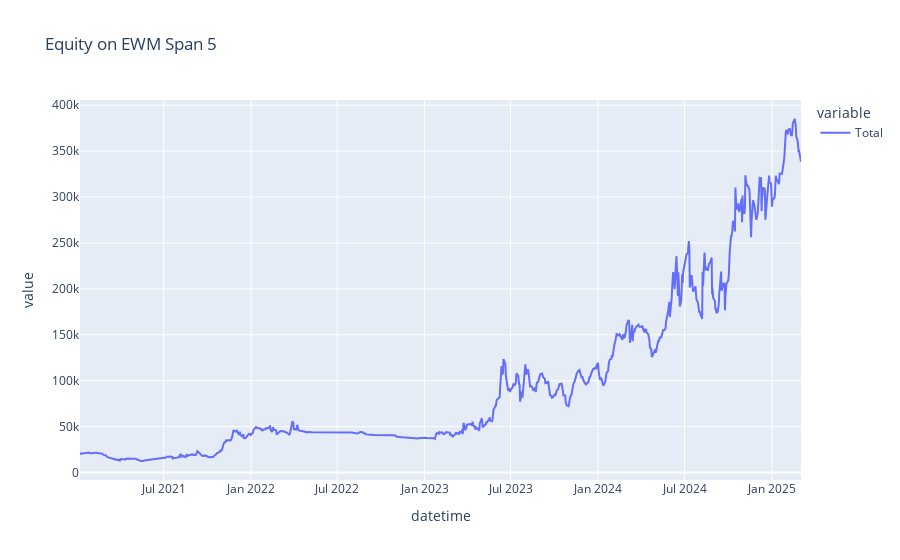

Notebook source saved alongside this figure:
### Code cell
option_aggregator._equity['Total'].ewm(span = 5).mean().plot(title = 'Equity on EWM Span 5')

### Figure 1 — Plotly figure (JSON) as saved in the notebook; plotly's stock layout.template omitted (floating-point values rounded to 4 significant figures; data arrays with more than 128 entries replaced by an {"elided": "..."} marker saying what was removed)
{"data": [{"hovertemplate": "variable=Total<br>datetime=%{x}<br>value=%{y}<extra></extra>", "legendgroup": "Total", "line": {"color": "#636efa", "dash": "solid"}, "marker": {"symbol": "circle"}, "mode": "lines", "name": "Total", "orientation": "v", "showlegend": true, "type": "scatter", "x": {"elided": "955 str values"}, "xaxis": "x", "y": {"elided": "955 float values"}, "yaxis": "y"}], "layout": {"legend": {"title": {"text": "variable"}, "tracegroupgap": 0}, "title": {"text": "Equity on EWM Span 5"}, "xaxis": {"anchor": "y", "domain": [0, 1], "title": {"text": "datetime"}}, "yaxis": {"anchor": "x", "domain": [0, 1], "title": {"text": "value"}}}}
